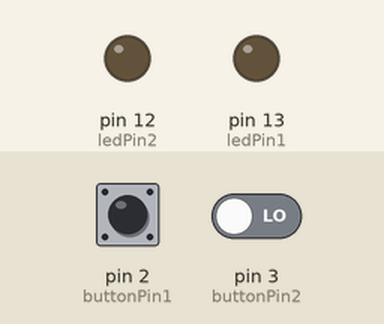
Simulated run of this sketch. Board: Arduino Uno, built with avr-gcc and run on an emulated ATmega328P. Parts: output pins drawn as LEDs (lit = HIGH). Dashed ring = blinking. The inputs (shaded band) are chosen by the test bench; at power-on: pin 2 (buttonPin1) LOW, pin 3 (buttonPin2) LOW.

Above: at 1.2 s.
1.3 s: pin 2 (buttonPin1) pulled HIGH for 3.2 s
At 2.1 s:
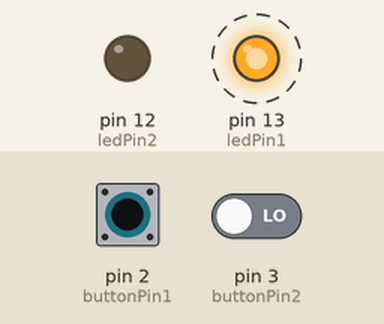
6.0 s: pin 2 (buttonPin1) driven HIGH and pin 3 (buttonPin2) driven HIGH
At 8.8 s:
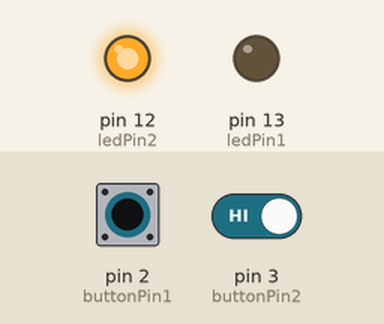
9.0 s: pin 2 (buttonPin1) driven LOW
At 9.7 s:
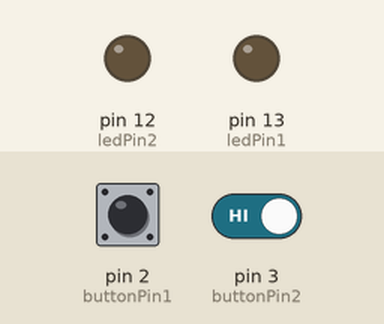
10.5 s: pin 2 (buttonPin1) driven HIGH
At 10.9 s:
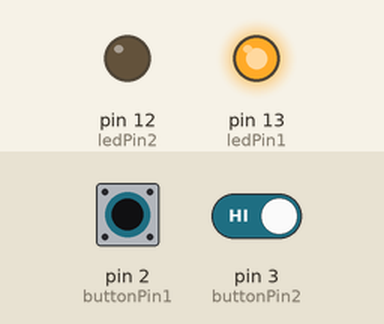
Timing chart, 0 to 14.5 s (numbered marks = the images above; inputs shaded):
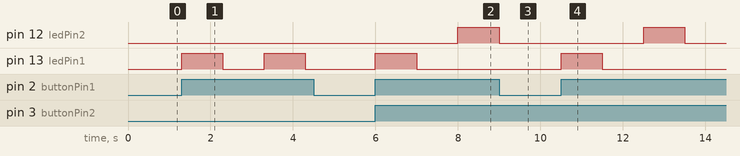

The sketch:

TwoButtonTwoLED.ino
```cpp
const int buttonPin1 = 2;     // the number of the pushbutton pin
const int buttonPin2 = 3;
const int ledPin2 =  12;
const int ledPin1 =  13;
int buttonState1 = 0;
int buttonState2 = 0;

void setup() {
  pinMode(ledPin1, OUTPUT);
  pinMode(buttonPin1, INPUT);
  pinMode(ledPin2, OUTPUT);
  pinMode(buttonPin2, INPUT);

}

void loop() {
  // put your main code here, to run repeatedly:
  buttonState1 = digitalRead(buttonPin1);
  if (buttonState1 == HIGH) {
    digitalWrite(ledPin1, HIGH);
    delay(1000);
    digitalWrite(ledPin1, LOW);
    delay(1000);
    // read the state of the pushbutton value:
    buttonState2 = digitalRead(buttonPin2);

    // check if the pushbutton is pressed.
    // if it is, the buttonState is HIGH:
    if (buttonState2 == HIGH) {
      digitalWrite(ledPin2, HIGH);
      delay(1000);
      digitalWrite(ledPin2, LOW);
      delay(1000);
    }
  }
}
```

Measured:
- after the input at 1.3 s, pin 13 (ledPin1): alternates HIGH for 1.0 s and LOW for 1.0 s, starting at once
- after the input at 6.0 s, pin 12 (ledPin2): LOW → HIGH after 2.0 s; pin 13 (ledPin1): LOW → HIGH at once, → LOW 1.0 s later
- after the input at 9.0 s, pin 13 (ledPin1): stays LOW (without the input it goes to HIGH after 1.0 s)
- after the input at 10.5 s, pin 12 (ledPin2): LOW → HIGH after 2.0 s, → LOW 1.0 s later; pin 13 (ledPin1): LOW → HIGH at once, → LOW 1.0 s later
